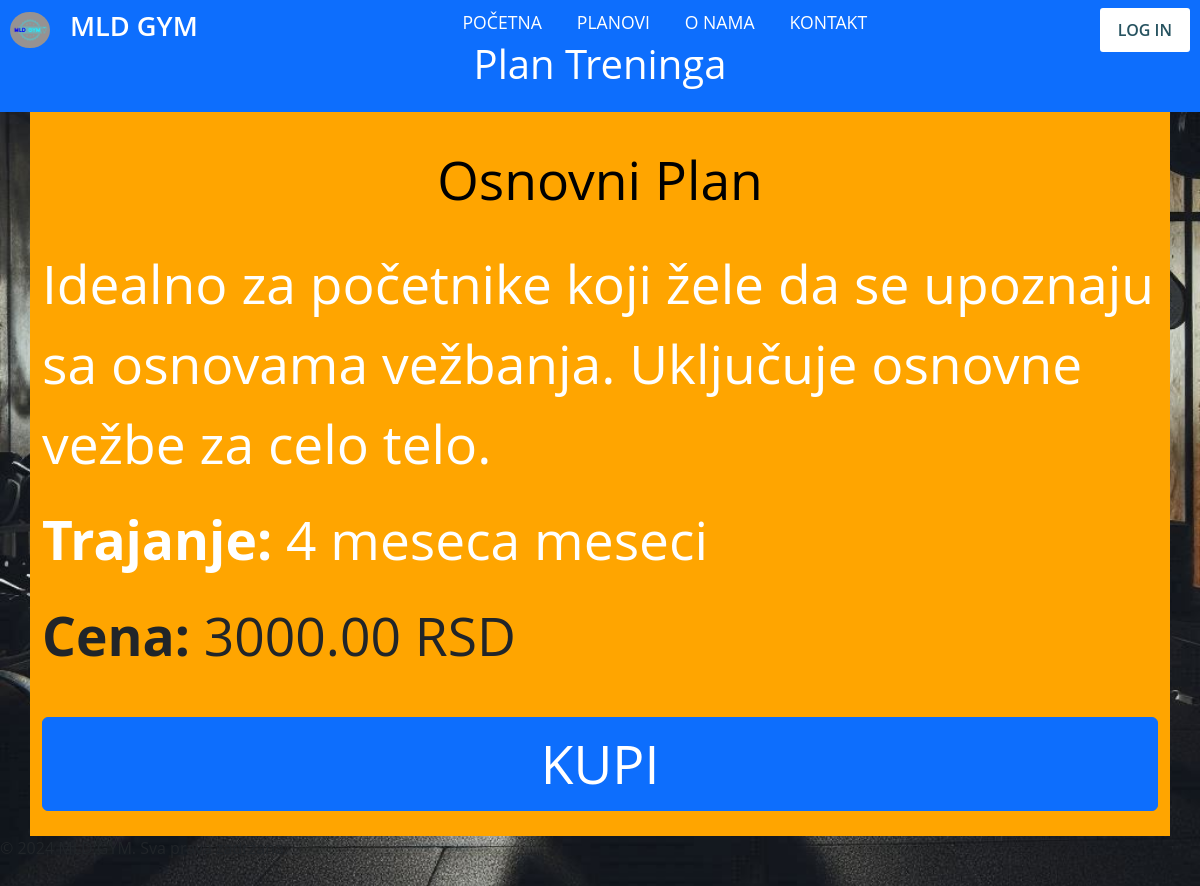
The page /generate_plan.php?id=4 on the database its author committed.
### tables this page shows
CREATE TABLE `plan` (
  `id` int(11) NOT NULL,
  `naziv` varchar(100) NOT NULL,
  `opis` text DEFAULT NULL,
  `trajanje` varchar(50) DEFAULT NULL,
  `cena` decimal(10,2) DEFAULT NULL,
  `status` tinyint(1) DEFAULT 0,
  `prikazi_na_pocetnoj` tinyint(1) DEFAULT 0
);

### generate_plan.php (the view, shortened to what this page needs)
<?php
include "config.php";
    if (isset($_GET['id'])) {
        $id = intval($_GET['id']);
        $sql = "SELECT * FROM plan WHERE id = ?";
        $stmt = $conn->prepare($sql);
        $stmt->bind_param('i', $id);
        $stmt->execute();
        $result = $stmt->get_result();
        if ($row = $result->fetch_assoc()) {
            $naziv = htmlspecialchars($row['naziv']);
            $opis = htmlspecialchars($row['opis']);
            $trajanje = htmlspecialchars($row['trajanje']);
            $cena = htmlspecialchars($row['cena']);
            echo "
            <!DOCTYPE html>
            <html lang='en'>
            <head>
                <meta charset='UTF-8'>
                <meta name='viewport' content='width=device-width, initial-scale=1.0'>
                <title>$naziv</title>
                <link href='https://stackpath.bootstrapcdn.com/bootstrap/4.5.2/css/bootstrap.min.css' rel='stylesheet'>
            </head>
            <body>
                <header class='bg-primary text-white text-center py-3'>
                    <h1 style='margin-top: 2%'>Plan Treninga</h1>
                </header>
                <div class='container mt-5' style='display: block; background-color: orange;'>
                    <h2 style='font-size: 40pt; color: black; text-align: center;'>$naziv</h2><br>
                    <p style='font-size: 40pt; color: white;'>$opis</p>
                    <p style='font-size: 40pt; color: white;'><strong>Trajanje:</strong> $trajanje meseci</p>
                    <p style='font-size: 40pt'><strong>Cena:</strong> $cena RSD</p>
                    <form action='' method='POST'>
                        <input type='hidden' name='plan_id' value='$id'>
                        <button  style='font-size: 40pt' type='submit' name='kupi' class='btn btn-primary'>KUPI</button>
                    </form>
                </div>
            </body>
            </html>";
        } else {
            echo "<p>Plan sa ovim ID-om ne postoji.</p>";
        }
    } else {
        echo "<p>ID plana nije prosleđen.</p>";
    }
?>
<!DOCTYPE html>
<html lang="en">
<head>
    <link rel="stylesheet" href="icon.css">
    <link rel="stylesheet" href="style.css">
    <link href="bootstrap.min.css" rel="stylesheet">
</head>
<body>
<header>
        <nav class="navbar">
            <a href="#" class="logo">
                <img src="images/logo.png" alt="logo">
                <h2>MLD GYM</h2>
            </a>
            <ul class="links">
                <li><a href="index.php">POČETNA</a></li>
                <li><a href="planovi.php">PLANOVI</a></li>
                <li><a href="o_nama.php">O NAMA</a></li>
                <li><a href="kontakt.php">KONTAKT</a></li>
            </ul>
            <?php if (isset($_SESSION['user'])): ?>
                <div class="dropdown">
                    <button class="login-btn dropdown-toggle" id="userDropdown" data-toggle="dropdown" aria-haspopup="true" aria-expanded="false">
                        <?php echo htmlspecialchars($_SESSION['user']); ?>
                    </button>
                    <div class="dropdown-menu" aria-labelledby="userDropdown">
                        <a class="dropdown-item" href="client.php">Uredi profil</a>
                        <form action="" method="POST">
                            <button class="dropdown-item" type="submit" name="logout">Odjavi se</button>
                        </form>
                    </div>
                </div>
            <?php else: ?>
                <button class="login-btn">LOG IN</button>
            <?php endif; ?>
        </nav>
    </header>
    <footer>
        <p>© 2024 MLD GYM. Sva prava zadržana.</p>
    </footer>
</body>
</html>

### style.css (style rules this page uses)
* { margin: 0; padding: 0; box-sizing: border-box; font-family: "Open Sans", sans-serif; }
body { height: 100vh; width: 100%; background: url("images/hero-bg.jpeg") center/cover repeat-y; position: relative; }
header { position: fixed; width: 100%; top: 0; left: 0; z-index: 10; padding: 0 10px; }
.navbar { display: flex; padding: 22px 0; align-items: center; max-width: 1200px; margin: 0 auto; justify-content: space-between; }
.navbar .logo { gap: 20px; display: flex; align-items: center; text-decoration: none; }
.navbar .logo img { width: 40px; border-radius: 50%; }
.navbar .logo h2 { color: #fff; font-weight: 600; font-size: 1.7rem; }
.navbar .links { display: flex; gap: 35px; list-style: none; align-items: center; }
.navbar .links a { color: #fff; font-size: 1.1rem; font-weight: 500; text-decoration: none; transition: 0.1s ease; }
.navbar .login-btn { border: none; outline: none; background: #fff; color: #275360; font-size: 1rem; font-weight: 600; padding: 10px 18px; border-radius: 3px; cursor: pointer; transition: 0.15s ease; }
form button { width: 100%; color: #fff; border: none; outline: none; padding: 14px 0; font-size: 1rem; font-weight: 500; border-radius: 3px; cursor: pointer; margin: 25px 0; background: #00bcd4; transition: 0.2s ease; }
.container { display: flex; padding-top: 100px; }
footer { display: flex; flex-direction: column; min-height: 23vh; width: 100%; }

### rows shown on the page
plan: naziv "Osnovni Plan", opis "Idealno za početnike koji žele da se upoznaju sa osnovama vežbanja. Uključuje osnovne vežbe za celo telo.", trajanje "4 meseca", cena "3000.00"
